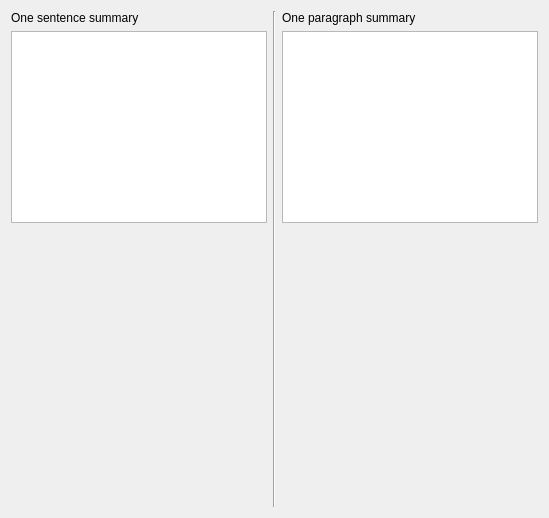
                <widget class="QWidget" name="tabSummaryPage2">
                 <layout class="QHBoxLayout" name="horizontalLayout_4">
                  <item>
                   <layout class="QVBoxLayout" name="verticalLayout">
                    <item>
                     <widget class="QLabel" name="label_21">
                      <property name="text">
                       <string>One sentence summary</string>
                      </property>
                     </widget>
                    </item>
                    <item>
                     <widget class="textEditView" name="txtSummarySentence_2">
                      <property name="sizePolicy">
                       <sizepolicy hsizetype="Expanding" vsizetype="Preferred">
                        <horstretch>0</horstretch>
                        <verstretch>0</verstretch>
                       </sizepolicy>
                      </property>
                      <property name="readOnly">
                       <bool>true</bool>
                      </property>
                     </widget>
                    </item>
                    <item>
                     <spacer name="verticalSpacer_3">
                      <property name="orientation">
                       <enum>Qt::Vertical</enum>
                      </property>
                      <property name="sizeHint" stdset="0">
                       <size>
                        <width>20</width>
                        <height>40</height>
                       </size>
                      </property>
                     </spacer>
                    </item>
                   </layout>
                  </item>
                  <item>
                   <widget class="Line" name="line">
                    <property name="orientation">
                     <enum>Qt::Vertical</enum>
                    </property>
                   </widget>
                  </item>
                  <item>
                   <layout class="QVBoxLayout" name="verticalLayout_2">
                    <item>
                     <widget class="QLabel" name="label_2">
                      <property name="text">
                       <string>One paragraph summary</string>
                      </property>
                     </widget>
                    </item>
                    <item>
                     <widget class="textEditView" name="txtSummaryPara"/>
                    </item>
                    <item>
                     <widget class="QLabel" name="lblSummaryWCPara">
                      <property name="text">
                       <string/>
                      </property>
                     </widget>
                    </item>
                    <item>
                     <spacer name="verticalSpacer">
                      <property name="orientation">
                       <enum>Qt::Vertical</enum>
                      </property>
                      <property name="sizeHint" stdset="0">
                       <size>
                        <width>20</width>
                        <height>264</height>
                       </size>
                      </property>
                     </spacer>
                    </item>
                   </layout>
                  </item>
                 </layout>
                </widget>
